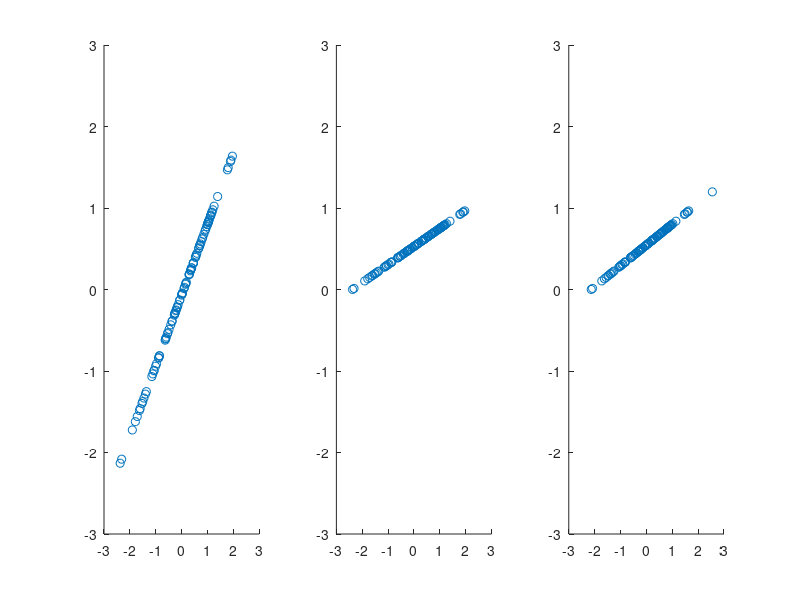

Here is the MATLAB script that generated this plot: (Note: this script raises an error after producing the figure.)
% x = randn(100,1); 
% y = x * rand + rand; 

y = randn(100,1); 
x = y * rand + rand; 

my = mean(y); mx = mean(x);
b = x' * y / (y' * y);
v = y' * x / (x' * x);
yhat1 = (x - mx) / b; 
yhat2 = x * v + my;
figure(1) 
subplot(1,3,1)
scatter(y,yhat1); ylim([-3 3]); xlim([-3 3])
subplot(1,3,2)
scatter(y,yhat2); ylim([-3 3]); xlim([-3 3])
subplot(1,3,3)
scatter(yhat1,yhat2); ylim([-3 3]); xlim([-3 3])
[sum((yhat1-y).^2) sum((yhat2-y).^2)]



%%

addpath('../shared/')
addpath('../../Regression/glmnet_matlab/')
load arrhythmia

cs = [];
Permutations = [];
confounds = [];

parameters = struct();
parameters.relaxed = 0; 
parameters.biascorrect = 0; 
[predictedY00,stats00] = nets_predict3(Y,X,family,parameters,cs,Permutations,confounds);

parameters.relaxed = 1; 
parameters.biascorrect = 0;
[predictedY10,stats10] = nets_predict3(Y,X,family,parameters,cs,Permutations,confounds);

parameters.relaxed = 0; 
parameters.biascorrect = 1;
[predictedY01,stats01] = nets_predict3(Y,X,family,parameters,cs,Permutations,confounds);

parameters.relaxed = 1; 
parameters.biascorrect = 1;
[predictedY11,stats11] = nets_predict3(Y,X,family,parameters,cs,Permutations,confounds);


%%

%%%%%%%%%%%%%%%%%%%%

% real age is NPYoutC 
% predicted age is NPpredictedYC 

%%%%%%%%% adjust for the bias in the regularisation in elastic net
%%%%  NPpredictedYC = [NPYoutC ones] grotbeta + error;
grot=[NPYoutC ones(length(NPYoutC),1)];     grotbeta = pinv(grot) * NPpredictedYC;
% pred = age * m + c
% ( pred - c ) / m = ageNewlyPredicted
NPpredictedYC2 = ( NPpredictedYC - grotbeta(2) ) / grotbeta(1);

%%%%%%%%% or - more principled - LOO-based correction
grotI=randi(10,length(NPYoutC),1); NPpredictedYC2=0*NPYoutC/0;
for i=1:10
  grotOUT=grotI==i;   grotIN=grotI~=i;
  grot=[NPYoutC(grotIN) ones(length(NPYoutC(grotIN)),1)]; grotbeta = pinv(grot) * NPpredictedYC(grotIN);
  NPpredictedYC2(grotOUT) = ( NPpredictedYC(grotOUT) - grotbeta(2) ) / grotbeta(1);
end

subplot(2,2,1); dscatter(NPYoutC,NPpredictedYC); hold on; plot([40 85],[40 85],'k','LineWidth',3);
subplot(2,2,3); dscatter(NPYoutC,NPpredictedYC-NPYoutC)
subplot(2,2,2); dscatter(NPYoutC,NPpredictedYC2); hold on; plot([40 85],[40 85],'k','LineWidth',3);
subplot(2,2,4); dscatter(NPYoutC,NPpredictedYC2-NPYoutC)